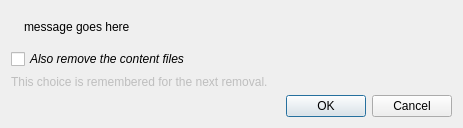
<?xml version="1.0" encoding="UTF-8"?>
<ui version="4.0">
 <class>DeletionConfirmationDialog</class>
 <widget class="QDialog" name="DeletionConfirmationDialog">
  <property name="geometry">
   <rect>
    <x>0</x>
    <y>0</y>
    <width>463</width>
    <height>128</height>
   </rect>
  </property>
  <property name="sizePolicy">
   <sizepolicy hsizetype="MinimumExpanding" vsizetype="MinimumExpanding">
    <horstretch>0</horstretch>
    <verstretch>0</verstretch>
   </sizepolicy>
  </property>
  <property name="windowTitle">
   <string>Remove torrent(s)</string>
  </property>
  <layout class="QVBoxLayout" name="verticalLayout">
   <item>
    <layout class="QHBoxLayout" name="horizontalLayout">
     <item>
      <widget class="QLabel" name="labelWarning">
       <property name="sizePolicy">
        <sizepolicy hsizetype="Preferred" vsizetype="Preferred">
         <horstretch>0</horstretch>
         <verstretch>0</verstretch>
        </sizepolicy>
       </property>
       <property name="text">
        <string/>
       </property>
      </widget>
     </item>
     <item>
      <widget class="QLabel" name="label">
       <property name="sizePolicy">
        <sizepolicy hsizetype="MinimumExpanding" vsizetype="MinimumExpanding">
         <horstretch>0</horstretch>
         <verstretch>0</verstretch>
        </sizepolicy>
       </property>
       <property name="text">
        <string notr="true">message goes here</string>
       </property>
       <property name="alignment">
        <set>Qt::AlignmentFlag::AlignLeading|Qt::AlignmentFlag::AlignLeft|Qt::AlignmentFlag::AlignVCenter</set>
       </property>
       <property name="wordWrap">
        <bool>true</bool>
       </property>
      </widget>
     </item>
    </layout>
   </item>
   <item>
    <layout class="QHBoxLayout" name="horizontalLayout_2">
     <item>
      <layout class="QVBoxLayout" name="verticalLayoutChoice">
       <item>
        <widget class="QCheckBox" name="checkRemoveContent">
         <property name="sizePolicy">
          <sizepolicy hsizetype="Minimum" vsizetype="Minimum">
           <horstretch>0</horstretch>
           <verstretch>0</verstretch>
          </sizepolicy>
         </property>
         <property name="font">
          <font>
           <italic>true</italic>
          </font>
         </property>
         <property name="text">
          <string>Also remove the content files</string>
         </property>
        </widget>
       </item>
       <item>
        <widget class="QLabel" name="labelRemember">
         <property name="enabled">
          <bool>false</bool>
         </property>
         <property name="text">
          <string>This choice is remembered for the next removal.</string>
         </property>
         <property name="wordWrap">
          <bool>true</bool>
         </property>
        </widget>
       </item>
      </layout>
     </item>
    </layout>
   </item>
   <item>
    <widget class="QDialogButtonBox" name="buttonBox">
     <property name="orientation">
      <enum>Qt::Orientation::Horizontal</enum>
     </property>
     <property name="standardButtons">
      <set>QDialogButtonBox::StandardButton::Cancel|QDialogButtonBox::StandardButton::Ok</set>
     </property>
    </widget>
   </item>
  </layout>
 </widget>
 <resources/>
 <connections/>
</ui>
